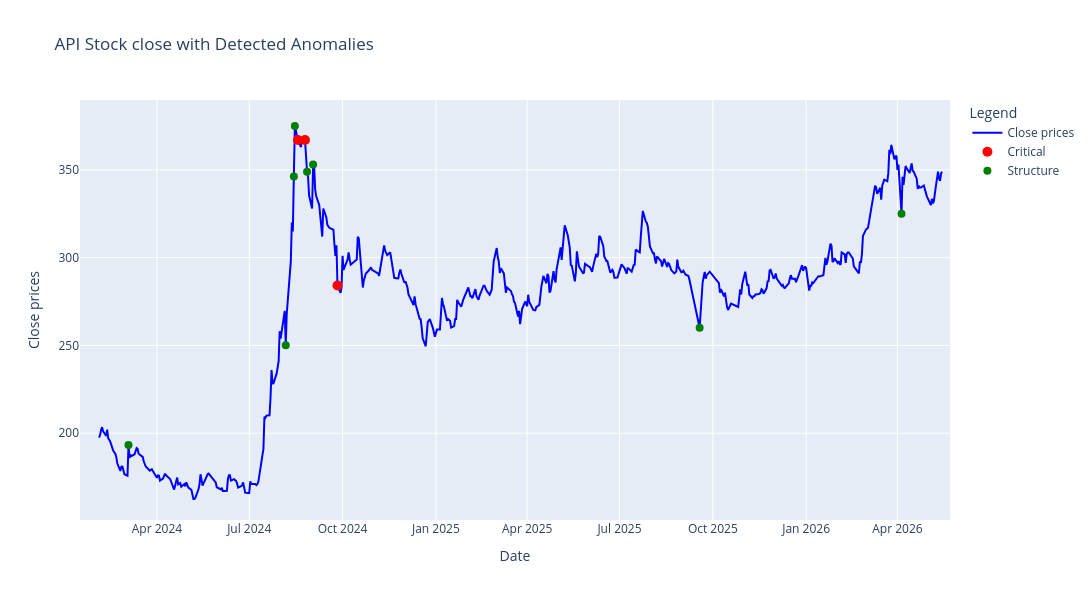

Notebook cell for this chart:
### Markdown cell above
## Evaluation


### Ensemble

There are 4 types of data points.
**1. Critical Anomaly:** When both dbscan and isolation forest consider a point to be anomalous
**2. Density Based Anomaly:** When only dbscan says a point is an anomaly
**3. Structure Based Anomaly:** When only isolation forest says a point is an anomaly
**4. Normal:** When both models say a model is not anomalous


We only use isolation forest and dbscan in visualizing and use z-score for setting a baseline for visualization

### Code cell
# Ensemble classification
# We can also score it using z score and results of the models but for simplicity we will just use the results of the models to classify the anomalies into 3 categories:
def classify_ensemble(row):

    if row["Anomaly_Isolation_Forest"] == -1 and row["Anomaly_DBSCAN"] == -1:
        return "Critical Anomaly"

    elif row["Anomaly_DBSCAN"] == -1:
        return "Density Based Anomaly"

    elif row["Anomaly_Isolation_Forest"] == -1:
        return "Structure Based Anomaly"

    return "Normal"

def z_label(z):
    if abs(z) < 1:
        return "Normal (within 1σ)"
    elif abs(z) < 2:
        return "Mild deviation (1–2σ)"
    elif abs(z) < 3:
        return "Strong deviation (2–3σ)"
    else:
        return "Extreme deviation (>3σ)"

df["ensemble_label"] = df.apply(classify_ensemble, axis=1)
df["z_label"] = df["Anomaly_Z_Score"].apply(z_label)

critical = df[df["ensemble_label"] == "Critical Anomaly"]
density = df[df["ensemble_label"] == "Density Based Anomaly"]
structure = df[df["ensemble_label"] == "Structure Based Anomaly"]

fig = go.Figure()

# Add the line for the closing close
fig.add_trace(
    go.Scatter(
        x=df.index,
        y=df["close"],
        mode="lines",
        name="Close prices",
        line=dict(color="blue"),
    )
)

# Critical anomalies
fig.add_trace(
    go.Scatter(
        x=critical.index,
        y=critical["close"],
        mode="markers",
        name="Critical",
        hovertemplate=
        "Time: %{x}<br>" +
        "Price: %{y}<br>" +
        "Deviation: %{customdata[0]:.2f}σ<br>" +
        "<extra></extra>",
        customdata=np.stack([
            critical["Anomaly_Z_Score"]
        ], axis=-1),
        marker=dict(color="red", size=10)
    )
)

# Density anomalies
fig.add_trace(
    go.Scatter(
        x=density.index,
        y=density["close"],
        mode="markers",
        name="Density",
        hovertemplate=
        "Time: %{x}<br>" +
        "Price: %{y}<br>" +
        "Deviation: %{customdata[0]:.2f}σ<br>" +
        "<extra></extra>",
        customdata=np.stack([
            density["Anomaly_Z_Score"]
        ], axis=-1),
        marker=dict(color="orange", size=8)
    )
)

# Structure anomalies
fig.add_trace(
    go.Scatter(
        x=structure.index,
        y=structure["close"],
        mode="markers",
        name="Structure",
        hovertemplate=
        "Time: %{x}<br>" +
        "Price: %{y}<br>" +
        "Deviation: %{customdata[0]:.2f}σ<br>" +
        "<extra></extra>",
        customdata=np.stack([
            structure["Anomaly_Z_Score"]
        ], axis=-1),
        marker=dict(color="green", size=8)
    )
)

# Update layout
fig.update_layout(
    title=f"{stock_name} Stock close with Detected Anomalies",
    xaxis_title="Date",
    yaxis_title="Close prices",
    legend_title="Legend",
    width=1200,
    height=600,
)

# Show the plot
fig.show()

### Figure 1 — Plotly figure (JSON) as saved in the notebook; plotly's stock layout.template omitted (floating-point values rounded to 4 significant figures; data arrays with more than 128 entries replaced by an {"elided": "..."} marker saying what was removed)
{"data": [{"line": {"color": "blue"}, "mode": "lines", "name": "Close prices", "type": "scatter", "x": {"elided": "518 str values"}, "y": {"elided": "518 float values"}}, {"customdata": [[1.774], [1.774], [0.2322]], "hovertemplate": "Time: %{x}<br>Price: %{y}<br>Deviation: %{customdata[0]:.2f}σ<br><extra></extra>", "marker": {"color": "red", "size": 10}, "mode": "markers", "name": "Critical", "type": "scatter", "x": ["2024-08-18T00:00:00.000000000", "2024-08-25T00:00:00.000000000", "2024-09-26T00:00:00.000000000"], "y": [367.0, 367.0, 284.1]}, {"customdata": [], "hovertemplate": "Time: %{x}<br>Price: %{y}<br>Deviation: %{customdata[0]:.2f}σ<br><extra></extra>", "marker": {"color": "orange", "size": 8}, "mode": "markers", "name": "Density", "type": "scatter", "x": [], "y": []}, {"customdata": [[-1.457], [-0.4002], [1.389], [1.923], [1.439], [1.514], [-0.2142], [0.9929]], "hovertemplate": "Time: %{x}<br>Price: %{y}<br>Deviation: %{customdata[0]:.2f}σ<br><extra></extra>", "marker": {"color": "green", "size": 8}, "mode": "markers", "name": "Structure", "type": "scatter", "x": ["2024-03-04T00:00:00.000000000", "2024-08-06T00:00:00.000000000", "2024-08-14T00:00:00.000000000", "2024-08-15T00:00:00.000000000", "2024-08-27T00:00:00.000000000", "2024-09-02T00:00:00.000000000", "2025-09-18T00:00:00.000000000", "2026-04-05T00:00:00.000000000"], "y": [193.3, 250.1, 346.3, 375.0, 349.0, 353.0, 260.1, 325.0]}], "layout": {"height": 600, "legend": {"title": {"text": "Legend"}}, "title": {"text": "API Stock close with Detected Anomalies"}, "width": 1200, "xaxis": {"title": {"text": "Date"}}, "yaxis": {"title": {"text": "Close prices"}}}}
